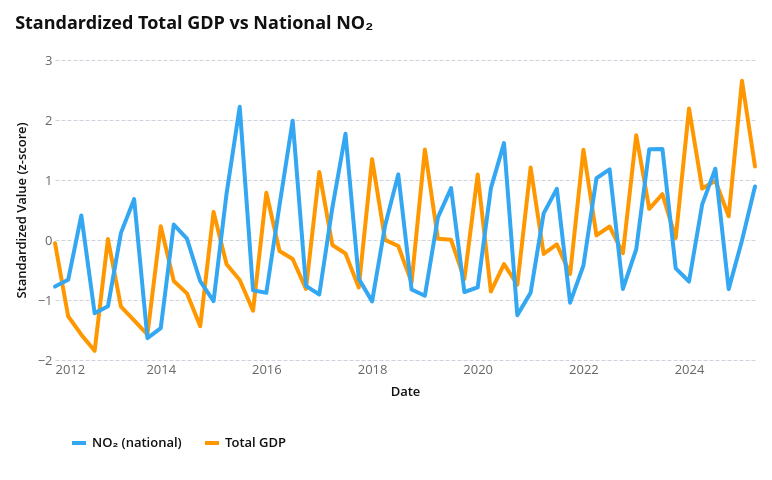

The notebook cell saved with this chart:
### Code cell
gdp_melt = (
    df.copy()
    .query("sector == 'Total GDP'")
    .filter(["date", "gdp", "no2_trop"])
    .dropna()
    .assign(
        gdp_z=lambda df: standardize_series(df["gdp"]),
        no2_z=lambda df: standardize_series(df["no2_trop"]),
    )
    .melt(
        id_vars="date",
        value_vars=["gdp_z", "no2_z"],
        var_name="variable",
        value_name="value",
    )
    .assign(
        variable=lambda df: df["variable"].map(
            {"gdp_z": "Total GDP", "no2_z": "NO₂ (national)"}
        )
    )
)

nearest = alt.selection_point(
    nearest=True, on="pointerover", fields=["date"], empty=False
)

base = alt.Chart(gdp_melt).encode(x=alt.X("date:T", title="Date"))

lines = base.mark_line().encode(
    y=alt.Y("value:Q", title="Standardized Value (z-score)"),
    color=alt.Color("variable:N", title=None),
)

rules = (
    base.transform_pivot("variable", value="value", groupby=["date"])
    .mark_rule(color="gray")
    .encode(
        opacity=alt.when(nearest).then(alt.value(0.3)).otherwise(alt.value(0)),
        tooltip=[
            alt.Tooltip("date:T", format="%Y-Q%q"),
            alt.Tooltip("Total GDP:Q", format=".2f"),
            alt.Tooltip("NO₂ (national):Q", format=".2f"),
        ],
    )
    .add_params(nearest)
)


alt.layer(lines, rules).properties(
    width=700, height=300, title="Standardized Total GDP vs National NO₂"
)

### Figure 1 — Vega-Lite specification as saved in the notebook (floating-point values rounded to 4 significant figures)
{"config": {"background": "white", "padding": 15, "mark": {"tooltip": true}, "point": {"filled": true, "size": 60, "stroke": "white", "strokeWidth": 1}, "circle": {"filled": true, "stroke": "white", "strokeWidth": 1}, "square": {"filled": true, "stroke": "white", "strokeWidth": 1}, "line": {"strokeWidth": 4, "strokeCap": "round", "strokeJoin": "round"}, "bar": {"cornerRadiusEnd": 0}, "area": {"opacity": 0.7}, "arc": {"stroke": "white", "strokeWidth": 1}, "rect": {"stroke": "#8A969F", "strokeWidth": 0.5}, "geoshape": {"stroke": "#666666", "strokeWidth": 0.3, "strokeJoin": "round", "strokeCap": "round"}, "title": {"font": "Open Sans, sans-serif", "fontSize": 18, "fontWeight": 700, "lineHeight": 22, "color": "#111111", "anchor": "start", "offset": 21, "subtitleFont": "Open Sans, sans-serif", "subtitleFontSize": 15, "subtitleFontWeight": 400, "subtitleLineHeight": 18, "subtitleColor": "#666666", "subtitlePadding": 3}, "axis": {"domain": false, "grid": true, "gridColor": "#CED4DE", "gridDash": [4, 2], "gridWidth": 1, "labelFont": "Open Sans, sans-serif", "labelFontSize": 13, "labelFontWeight": 400, "labelColor": "#666666", "labelPadding": 3, "tickColor": "#CED4DE", "tickSize": 5, "tickCount": 5, "titleFont": "Open Sans, sans-serif", "titleFontSize": 13, "titleFontWeight": 600, "titleColor": "#111111", "titlePadding": 9}, "axisX": {"grid": false, "tickSize": 0, "labelAngle": 0}, "axisY": {"domain": false, "ticks": false, "gridColor": "#CED4DE", "gridDash": [4, 2], "gridWidth": 1}, "axisQuantitative": {"tickCount": 5}, "axisBand": {"labelPadding": 6, "tickSize": 0}, "axisTemporal": {"grid": false}, "legend": {"labelFont": "Open Sans, sans-serif", "labelFontSize": 13, "labelFontWeight": 600, "labelColor": "#111111", "titleFont": "Open Sans, sans-serif", "titleFontSize": 13, "titleFontWeight": 600, "titleColor": "#111111", "titlePadding": 3, "symbolSize": 196, "symbolStrokeWidth": 0, "padding": 15, "offset": 21, "columnPadding": 21, "orient": "bottom", "labelLimit": 200, "titleLimit": 200}, "view": {"stroke": null, "continuousWidth": 600, "continuousHeight": 400}, "range": {"category": ["#34A7F2", "#FF9800", "#664AB6", "#4EC2C0", "#F3578E", "#081079", "#0C7C68", "#AA0000", "#DDDA21"], "diverging": ["#920000", "#BD6126", "#E3A763", "#EFEFEF", "#80BDE7", "#3587C3", "#025288"], "heatmap": ["#E3F6FD", "#75CCEC", "#089BD4", "#0169A1", "#023B6F"], "ordinal": ["#E3F6FD", "#75CCEC", "#089BD4", "#0169A1", "#023B6F"], "ramp": ["#E3F6FD", "#75CCEC", "#089BD4", "#0169A1", "#023B6F"]}, "scale": {"bandPaddingInner": 0.2, "bandPaddingOuter": 0.1, "pointPadding": 0.5}, "header": {"labelFont": "Open Sans, sans-serif", "labelFontSize": 13, "labelFontWeight": 600, "labelColor": "#111111", "titleFont": "Open Sans, sans-serif", "titleFontSize": 15, "titleFontWeight": 600, "titleColor": "#111111"}, "concat": {"spacing": 18}, "facet": {"spacing": 18}, "selection": {"point": {"on": "click", "clear": "dblclick"}, "interval": {"mark": {"fill": "#0071BC", "fillOpacity": 0.15, "stroke": "#0071BC", "strokeWidth": 1}}}}, "layer": [{"mark": {"type": "line"}, "encoding": {"color": {"field": "variable", "title": null, "type": "nominal"}, "x": {"field": "date", "title": "Date", "type": "temporal"}, "y": {"field": "value", "title": "Standardized Value (z-score)", "type": "quantitative"}}}, {"mark": {"type": "rule", "color": "gray"}, "encoding": {"opacity": {"condition": [{"param": "param_ee5dd68014745b8d", "value": 0.3, "empty": false}], "value": 0}, "tooltip": [{"field": "date", "format": "%Y-Q%q", "type": "temporal"}, {"field": "Total GDP", "format": ".2f", "type": "quantitative"}, {"field": "NO₂ (national)", "format": ".2f", "type": "quantitative"}], "x": {"field": "date", "title": "Date", "type": "temporal"}}, "name": "view_6c2e1b6bb0b24efa_1", "transform": [{"pivot": "variable", "value": "value", "groupby": ["date"]}]}], "data": {"name": "data-60545eaef6327efd72a80237d20a2504"}, "height": 300, "params": [{"name": "param_ee5dd68014745b8d", "select": {"type": "point", "fields": ["date"], "nearest": true, "on": "pointerover"}, "views": ["view_6c2e1b6bb0b24efa_1"]}], "title": "Standardized Total GDP vs National NO₂", "width": 700, "$schema": "https://vega.github.io/schema/vega-lite/v6.1.0.json", "datasets": {"data-60545eaef6327efd72a80237d20a2504": [{"date": "2012-01-01T00:00:00", "variable": "Total GDP", "value": -0.05343}, {"date": "2012-04-01T00:00:00", "variable": "Total GDP", "value": -1.271}, {"date": "2012-07-01T00:00:00", "variable": "Total GDP", "value": -1.578}, {"date": "2012-10-01T00:00:00", "variable": "Total GDP", "value": -1.847}, {"date": "2013-01-01T00:00:00", "variable": "Total GDP", "value": 0.01496}, {"date": "2013-04-01T00:00:00", "variable": "Total GDP", "value": -1.109}, {"date": "2013-07-01T00:00:00", "variable": "Total GDP", "value": -1.339}, {"date": "2013-10-01T00:00:00", "variable": "Total GDP", "value": -1.577}, {"date": "2014-01-01T00:00:00", "variable": "Total GDP", "value": 0.2304}, {"date": "2014-04-01T00:00:00", "variable": "Total GDP", "value": -0.6823}, {"date": "2014-07-01T00:00:00", "variable": "Total GDP", "value": -0.889}, {"date": "2014-10-01T00:00:00", "variable": "Total GDP", "value": -1.436}, {"date": "2015-01-01T00:00:00", "variable": "Total GDP", "value": 0.4689}, {"date": "2015-04-01T00:00:00", "variable": "Total GDP", "value": -0.4051}, {"date": "2015-07-01T00:00:00", "variable": "Total GDP", "value": -0.6653}, {"date": "2015-10-01T00:00:00", "variable": "Total GDP", "value": -1.178}, {"date": "2016-01-01T00:00:00", "variable": "Total GDP", "value": 0.7864}, {"date": "2016-04-01T00:00:00", "variable": "Total GDP", "value": -0.1837}, {"date": "2016-07-01T00:00:00", "variable": "Total GDP", "value": -0.3161}, {"date": "2016-10-01T00:00:00", "variable": "Total GDP", "value": -0.8145}, {"date": "2017-01-01T00:00:00", "variable": "Total GDP", "value": 1.134}, {"date": "2017-04-01T00:00:00", "variable": "Total GDP", "value": -0.08271}, {"date": "2017-07-01T00:00:00", "variable": "Total GDP", "value": -0.2249}, {"date": "2017-10-01T00:00:00", "variable": "Total GDP", "value": -0.7912}, {"date": "2018-01-01T00:00:00", "variable": "Total GDP", "value": 1.348}, {"date": "2018-04-01T00:00:00", "variable": "Total GDP", "value": 0.002492}, {"date": "2018-07-01T00:00:00", "variable": "Total GDP", "value": -0.09928}, {"date": "2018-10-01T00:00:00", "variable": "Total GDP", "value": -0.7053}, {"date": "2019-01-01T00:00:00", "variable": "Total GDP", "value": 1.507}, {"date": "2019-04-01T00:00:00", "variable": "Total GDP", "value": 0.0197}, {"date": "2019-07-01T00:00:00", "variable": "Total GDP", "value": 0.002759}, {"date": "2019-10-01T00:00:00", "variable": "Total GDP", "value": -0.65}, {"date": "2020-01-01T00:00:00", "variable": "Total GDP", "value": 1.093}, {"date": "2020-04-01T00:00:00", "variable": "Total GDP", "value": -0.8598}, {"date": "2020-07-01T00:00:00", "variable": "Total GDP", "value": -0.4017}, {"date": "2020-10-01T00:00:00", "variable": "Total GDP", "value": -0.7454}, {"date": "2021-01-01T00:00:00", "variable": "Total GDP", "value": 1.209}, {"date": "2021-04-01T00:00:00", "variable": "Total GDP", "value": -0.2326}, {"date": "2021-07-01T00:00:00", "variable": "Total GDP", "value": -0.07366}, {"date": "2021-10-01T00:00:00", "variable": "Total GDP", "value": -0.5647}, {"date": "2022-01-01T00:00:00", "variable": "Total GDP", "value": 1.503}, {"date": "2022-04-01T00:00:00", "variable": "Total GDP", "value": 0.07709}, {"date": "2022-07-01T00:00:00", "variable": "Total GDP", "value": 0.2249}, {"date": "2022-10-01T00:00:00", "variable": "Total GDP", "value": -0.2191}, {"date": "2023-01-01T00:00:00", "variable": "Total GDP", "value": 1.746}, {"date": "2023-04-01T00:00:00", "variable": "Total GDP", "value": 0.5198}, {"date": "2023-07-01T00:00:00", "variable": "Total GDP", "value": 0.7633}, {"date": "2023-10-01T00:00:00", "variable": "Total GDP", "value": 0.03246}, {"date": "2024-01-01T00:00:00", "variable": "Total GDP", "value": 2.191}, {"date": "2024-04-01T00:00:00", "variable": "Total GDP", "value": 0.8573}, {"date": "2024-07-01T00:00:00", "variable": "Total GDP", "value": 0.9881}, {"date": "2024-10-01T00:00:00", "variable": "Total GDP", "value": 0.3951}, {"date": "2025-01-01T00:00:00", "variable": "Total GDP", "value": 2.655}, {"date": "2025-04-01T00:00:00", "variable": "Total GDP", "value": 1.226}, {"date": "2012-01-01T00:00:00", "variable": "NO₂ (national)", "value": -0.7766}, {"date": "2012-04-01T00:00:00", "variable": "NO₂ (national)", "value": -0.6632}, {"date": "2012-07-01T00:00:00", "variable": "NO₂ (national)", "value": 0.4087}, {"date": "2012-10-01T00:00:00", "variable": "NO₂ (national)", "value": -1.222}, {"date": "2013-01-01T00:00:00", "variable": "NO₂ (national)", "value": -1.106}, {"date": "2013-04-01T00:00:00", "variable": "NO₂ (national)", "value": 0.1185}, {"date": "2013-07-01T00:00:00", "variable": "NO₂ (national)", "value": 0.6809}, {"date": "2013-10-01T00:00:00", "variable": "NO₂ (national)", "value": -1.636}, {"date": "2014-01-01T00:00:00", "variable": "NO₂ (national)", "value": -1.469}, {"date": "2014-04-01T00:00:00", "variable": "NO₂ (national)", "value": 0.258}, {"date": "2014-07-01T00:00:00", "variable": "NO₂ (national)", "value": 0.02249}, {"date": "2014-10-01T00:00:00", "variable": "NO₂ (national)", "value": -0.6877}, {"date": "2015-01-01T00:00:00", "variable": "NO₂ (national)", "value": -1.02}, {"date": "2015-04-01T00:00:00", "variable": "NO₂ (national)", "value": 0.7732}, {"date": "2015-07-01T00:00:00", "variable": "NO₂ (national)", "value": 2.22}, {"date": "2015-10-01T00:00:00", "variable": "NO₂ (national)", "value": -0.8393}, {"date": "2016-01-01T00:00:00", "variable": "NO₂ (national)", "value": -0.8797}, {"date": "2016-04-01T00:00:00", "variable": "NO₂ (national)", "value": 0.58}, {"date": "2016-07-01T00:00:00", "variable": "NO₂ (national)", "value": 1.989}, {"date": "2016-10-01T00:00:00", "variable": "NO₂ (national)", "value": -0.7639}, {"date": "2017-01-01T00:00:00", "variable": "NO₂ (national)", "value": -0.9083}, {"date": "2017-04-01T00:00:00", "variable": "NO₂ (national)", "value": 0.5327}, {"date": "2017-07-01T00:00:00", "variable": "NO₂ (national)", "value": 1.771}, {"date": "2017-10-01T00:00:00", "variable": "NO₂ (national)", "value": -0.6473}, {"date": "2018-01-01T00:00:00", "variable": "NO₂ (national)", "value": -1.023}, {"date": "2018-04-01T00:00:00", "variable": "NO₂ (national)", "value": 0.2414}, {"date": "2018-07-01T00:00:00", "variable": "NO₂ (national)", "value": 1.094}, {"date": "2018-10-01T00:00:00", "variable": "NO₂ (national)", "value": -0.8239}, {"date": "2019-01-01T00:00:00", "variable": "NO₂ (national)", "value": -0.9289}, {"date": "2019-04-01T00:00:00", "variable": "NO₂ (national)", "value": 0.3782}, {"date": "2019-07-01T00:00:00", "variable": "NO₂ (national)", "value": 0.8639}, {"date": "2019-10-01T00:00:00", "variable": "NO₂ (national)", "value": -0.8666}, {"date": "2020-01-01T00:00:00", "variable": "NO₂ (national)", "value": -0.7911}, {"date": "2020-04-01T00:00:00", "variable": "NO₂ (national)", "value": 0.8596}, {"date": "2020-07-01T00:00:00", "variable": "NO₂ (national)", "value": 1.614}, {"date": "2020-10-01T00:00:00", "variable": "NO₂ (national)", "value": -1.252}, {"date": "2021-01-01T00:00:00", "variable": "NO₂ (national)", "value": -0.8771}, {"date": "2021-04-01T00:00:00", "variable": "NO₂ (national)", "value": 0.4442}, {"date": "2021-07-01T00:00:00", "variable": "NO₂ (national)", "value": 0.8525}, {"date": "2021-10-01T00:00:00", "variable": "NO₂ (national)", "value": -1.044}, {"date": "2022-01-01T00:00:00", "variable": "NO₂ (national)", "value": -0.4243}, {"date": "2022-04-01T00:00:00", "variable": "NO₂ (national)", "value": 1.029}, {"date": "2022-07-01T00:00:00", "variable": "NO₂ (national)", "value": 1.176}, {"date": "2022-10-01T00:00:00", "variable": "NO₂ (national)", "value": -0.8165}, {"date": "2023-01-01T00:00:00", "variable": "NO₂ (national)", "value": -0.1541}, {"date": "2023-04-01T00:00:00", "variable": "NO₂ (national)", "value": 1.512}, {"date": "2023-07-01T00:00:00", "variable": "NO₂ (national)", "value": 1.516}, {"date": "2023-10-01T00:00:00", "variable": "NO₂ (national)", "value": -0.4724}, {"date": "2024-01-01T00:00:00", "variable": "NO₂ (national)", "value": -0.6919}, {"date": "2024-04-01T00:00:00", "variable": "NO₂ (national)", "value": 0.5946}, {"date": "2024-07-01T00:00:00", "variable": "NO₂ (national)", "value": 1.189}, {"date": "2024-10-01T00:00:00", "variable": "NO₂ (national)", "value": -0.8187}, {"date": "2025-01-01T00:00:00", "variable": "NO₂ (national)", "value": -0.008184}, {"date": "2025-04-01T00:00:00", "variable": "NO₂ (national)", "value": 0.8929}]}}
